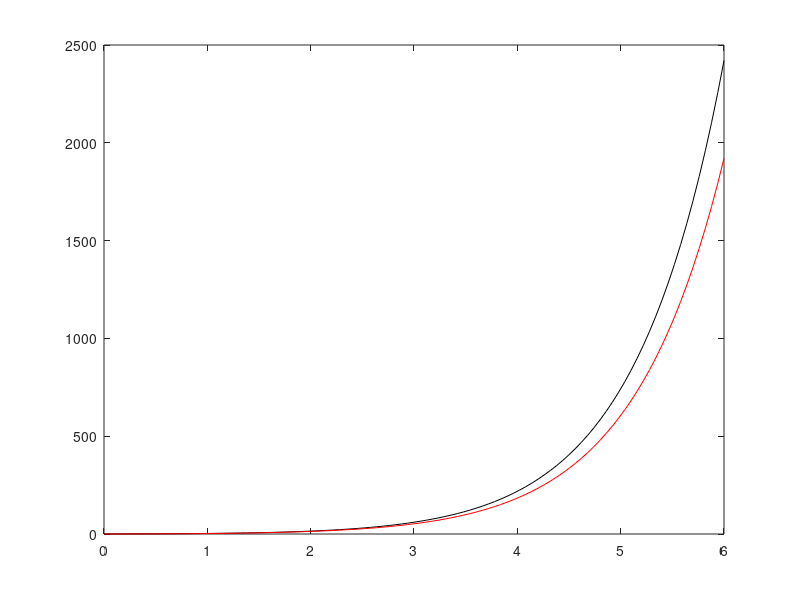

Here is the MATLAB script that generated this plot:
clear
x=linspace(0, 6,101);
dx=0.06
        %해석해
ya=x.*exp(x);
y1(1)=0;y2(1)=1;
for i = 1: 100
    %그대로
    y1(i+1)=y1(i)+y2(i)*dx;
                   %바꿀부분 
    y2(i+1)=y2(i)+(2*y2(i)-y1(i))*dx;
end
plot(x,ya,'k-')
hold on
plot(x,y1,'r-')
hold off
